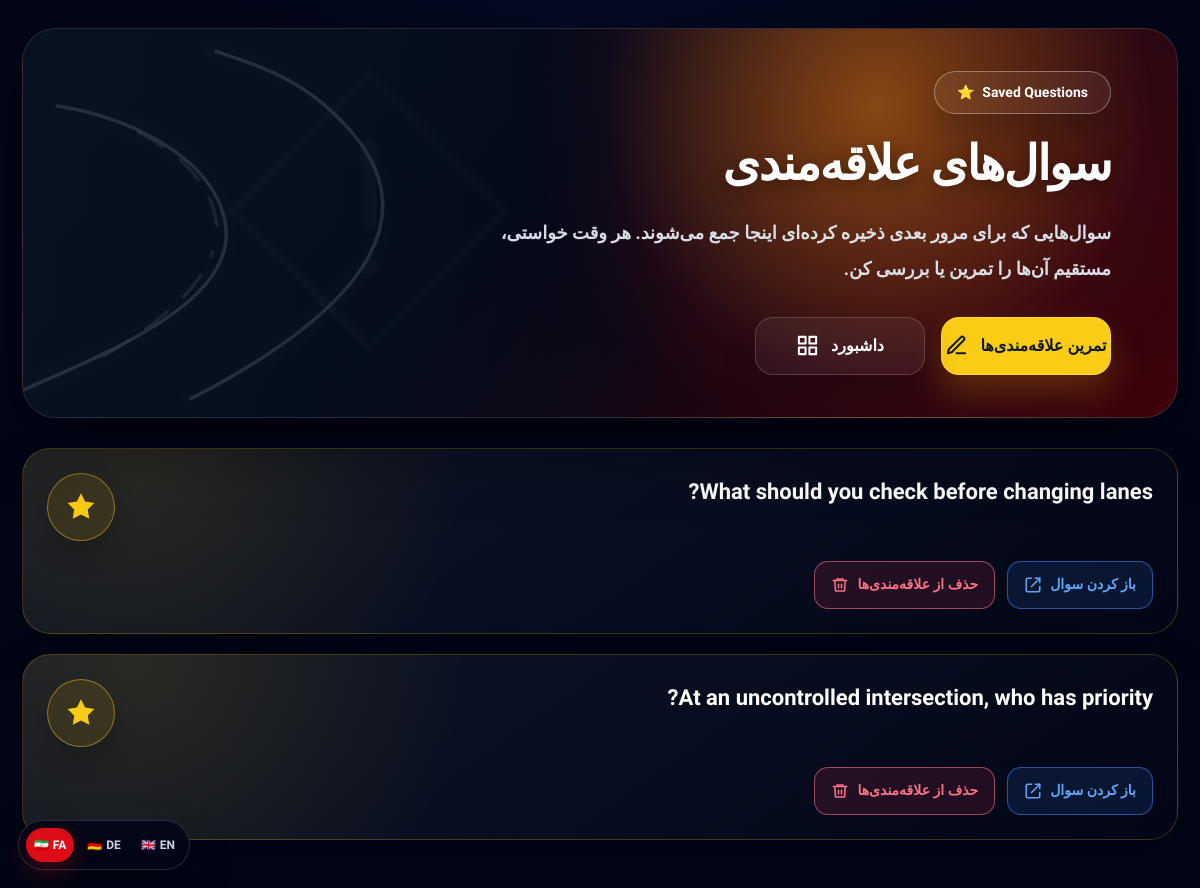
Page /quiz/favorites/ (signed in) on the earlier database version.
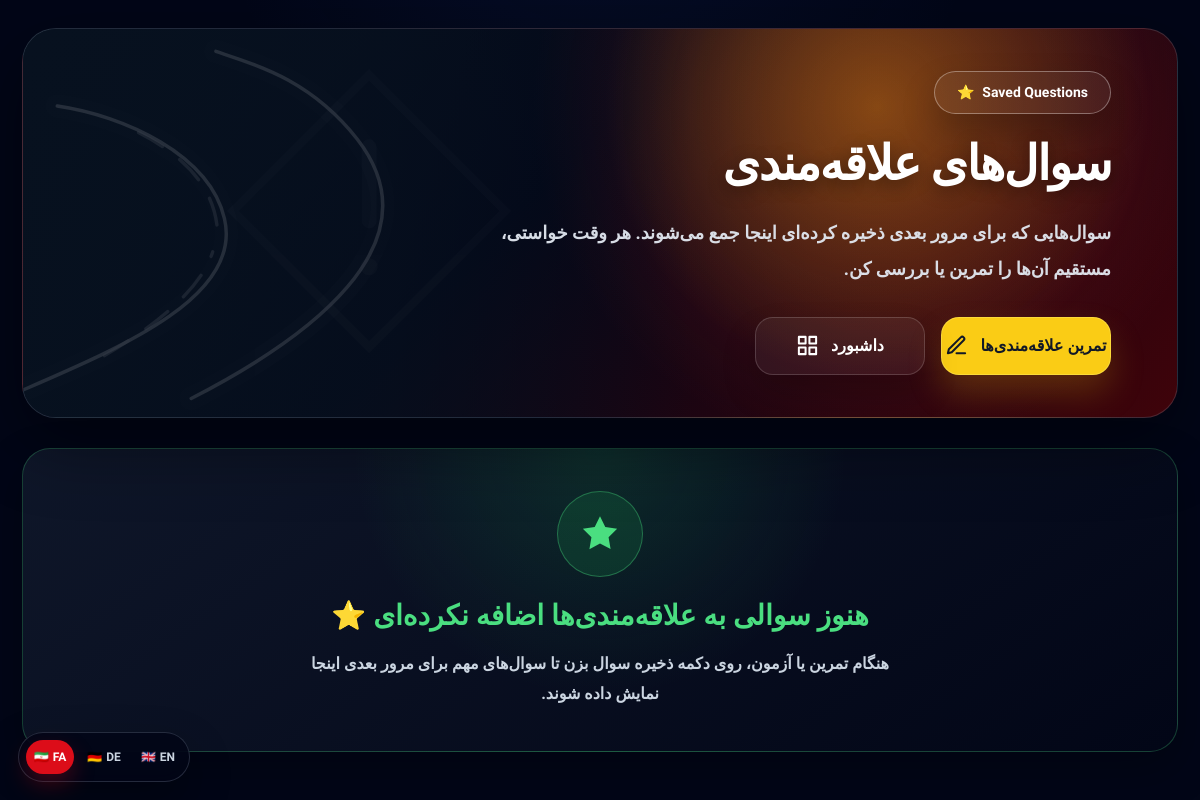
Same page on the later database version.
### quiz/models.py (models this page shows, shortened)
class FavoriteQuestion(models.Model):
    user = models.ForeignKey(
        settings.AUTH_USER_MODEL,
        on_delete=models.CASCADE,
        verbose_name=_("کاربر"),
    )
    question = models.ForeignKey(
        Question,
        on_delete=models.CASCADE,
        verbose_name=_("سؤال"),
    )
    created_at = models.DateTimeField(
        _("زمان ایجاد"),
        auto_now_add=True,
    )
    class Meta:
        verbose_name = _("سؤال موردعلاقه")
        verbose_name_plural = _("سؤال‌های موردعلاقه")
        unique_together = ("user", "question")

class Question(models.Model):
    SECTION_BASIC = "basic"
    SECTION_CLASS_B = "class_b"
    SECTION_CHOICES = [
        (SECTION_BASIC, _("دانش پایه")),
        (SECTION_CLASS_B, _("کلاس B")),
    ]
    category = models.ForeignKey(
        QuizCategory,
        on_delete=models.SET_NULL,
        null=True,
        blank=True,
        related_name="questions",
        verbose_name=_("دسته‌بندی"),
    )
    main_category = models.ForeignKey(
        QuizCategory,
        on_delete=models.SET_NULL,
        null=True,
        blank=True,
        related_name="main_questions",
        limit_choices_to={"parent__isnull": True},
        verbose_name=_("دسته‌بندی اصلی"),
        help_text=_("دسته‌بندی والد اصلی را انتخاب کنید؛ برای مثال مواد مخدر یا هفتاد آزمون اصلی."),
    )
    sub_category = models.ForeignKey(
        QuizCategory,
        on_delete=models.SET_NULL,
        null=True,
        blank=True,
        related_name="sub_questions",
        limit_choices_to={"parent__isnull": False},
        verbose_name=_("زیرمجموعه"),
        help_text=_("زیرمجموعه را انتخاب کنید؛ برای مثال هروئین یا آزمون ۱."),
    )
    scenario = models.TextField(
        _("سناریو"),
        blank=True,
    )
    scenario_translation = models.TextField(
        _("ترجمه سناریو"),
        blank=True,
    )
    section = models.CharField(
        _("بخش"),
        max_length=20,
        choices=SECTION_CHOICES,
        default=SECTION_BASIC,
    )
    title = models.TextField(
        _("متن سؤال"),
    )
    title_translation = models.TextField(
        _("ترجمه سؤال"),
        blank=True,
        help_text=_("ترجمه فارسی سؤال"),
    )
    image = models.ImageField(
        _("تصویر"),
        upload_to="quiz/images/",
        blank=True,
        null=True,
    )
    video_url = models.URLField(
        _("نشانی ویدیو"),
        blank=True,
    )
    max_video_replays = models.PositiveSmallIntegerField(
        _("حداکثر دفعات پخش ویدیو"),
        default=4,
        help_text=_("حداکثر تعداد دفعات مجاز مشاهده ویدیو پیش از پاسخ‌دادن"),
    )
    option_1 = models.CharField(
        _("گزینه ۱"),
        max_length=255,
    )
    option_1_translation = models.CharField(
        _("ترجمه گزینه ۱"),
        max_length=255,
        blank=True,
    )
    option_2 = models.CharField(
        _("گزینه ۲"),
        max_length=255,
    )
    option_2_translation = models.CharField(
        _("ترجمه گزینه ۲"),
        max_length=255,
        blank=True,
    )
    option_3 = models.CharField(
        _("گزینه ۳"),
        max_length=255,
    )
    option_3_translation = models.CharField(
        _("ترجمه گزینه ۳"),
        max_length=255,
        blank=True,
    )
    option_4 = models.CharField(
        _("گزینه ۴"),
        max_length=255,
        blank=True,
    )
    option_4_translation = models.CharField(
        _("ترجمه گزینه ۴"),
        max_length=255,
        blank=True,
    )
    correct_answer = models.PositiveSmallIntegerField(
        _("پاسخ صحیح"),
        choices=[
            (1, _("گزینه ۱")),
            (2, _("گزینه ۲")),
            (3, _("گزینه ۳")),
            (4, _("گزینه ۴")),
        ],
    )
    correct_answers = models.CharField(
        _("پاسخ‌های صحیح"),
        max_length=20,
        blank=True,
        default="",
        help_text=_("برای چند پاسخ صحیح، شماره‌ها را با ویرگول وارد کنید؛ مانند 1,2,4"),
    )
    points = models.PositiveSmallIntegerField(
        _("امتیاز خطا"),
        default=3,
        help_text=_("Fehlerpunkte / امتیاز خطا"),
    )
    explanation = models.TextField(
        _("توضیح پاسخ"),
        blank=True,
    )
    is_published = models.BooleanField(
        _("منتشر شده"),
        default=True,
    )
    created_at = models.DateTimeField(
        _("زمان ایجاد"),
        auto_now_add=True,
    )
    class Meta:
        verbose_name = _("سؤال")
        verbose_name_plural = _("سؤال‌ها")
        ordering = ["section", "-created_at"]

### quiz/views.py (the view)
# urls.py: path("favorites/", views.favorites, name="favorites"),
@login_required
def favorites(request):
    favorites = (
        FavoriteQuestion.objects.filter(user=request.user)
        .select_related("question")
        .order_by("-created_at")
    )
    return render(
        request,
        "quiz/favorites.html",
        {
            "favorites": favorites,
        },
    )

### quiz/templates/quiz/favorites.html (shortened to what the changed rows need)
{% extends "base/base.html" %}
{% load i18n %}
{% get_current_language_bidi as LANGUAGE_BIDI %}
{% block content %}
<main class="dt-page" dir="{% if LANGUAGE_BIDI %}rtl{% else %}ltr{% endif %}">
    <section class="dt-wrap">
        <div class="dt-hero">
            <div class="dt-hero-content">
                <div>
                    <h1 class="dt-title">{% trans "سوال‌های علاقه‌مندی" %}</h1>
                </div>
            </div>
        </div>
        <div class="dt-list">
            {% for favorite in favorites %}
                <section class="dt-favorite-card">
                    <div class="dt-card-head">
                        <div>
                            <h2 class="dt-question-title">
                                {{ favorite.question.title }}
                            </h2>
                        </div>
                        <div class="dt-icon">
                            <svg viewBox="0 0 24 24" fill="currentColor">
                                <path d="M12 2.8l2.76 5.6 6.18.9-4.47 4.36 1.05 6.15L12 17l-5.52 2.91 1.05-6.15L3.06 9.3l6.18-.9L12 2.8z"></path>
                            </svg>
                        </div>
                    </div>
                    <div class="dt-card-actions">
                        <a href="{% url 'question_detail' favorite.question.id %}" class="dt-card-btn dt-btn-open">
                            {% trans "باز کردن سوال" %}
                            <svg viewBox="0 0 24 24" fill="none" stroke="currentColor" stroke-width="2.1" stroke-linecap="round" stroke-linejoin="round">
                                <path d="M15 3h6v6"></path>
                                <path d="M10 14L21 3"></path>
                                <path d="M21 14v5a2 2 0 0 1-2 2H5a2 2 0 0 1-2-2V5a2 2 0 0 1 2-2h5"></path>
                            </svg>
                        </a>
                        <a href="{% url 'toggle_favorite' favorite.question.id %}" class="dt-card-btn dt-btn-remove">
                            {% trans "حذف از علاقه‌مندی‌ها" %}
                            <svg viewBox="0 0 24 24" fill="none" stroke="currentColor" stroke-width="2.1" stroke-linecap="round" stroke-linejoin="round">
                                <path d="M3 6h18"></path>
                                <path d="M8 6V4h8v2"></path>
                                <path d="M19 6l-1 14H6L5 6"></path>
                                <path d="M10 11v5"></path>
                                <path d="M14 11v5"></path>
                            </svg>
                        </a>
                    </div>
                </section>
            {% empty %}
                <div class="dt-empty">
                    <div class="dt-empty-icon">
                        <svg viewBox="0 0 24 24" fill="currentColor">
                            <path d="M12 2.8l2.76 5.6 6.18.9-4.47 4.36 1.05 6.15L12 17l-5.52 2.91 1.05-6.15L3.06 9.3l6.18-.9L12 2.8z"></path>
                        </svg>
                    </div>
                    <h2>{% trans "هنوز سوالی به علاقه‌مندی‌ها اضافه نکرده‌ای ⭐" %}</h2>
                    <p>
                        {% trans "هنگام تمرین یا آزمون، روی دکمه ذخیره سوال بزن تا سوال‌های مهم برای مرور بعدی اینجا نمایش داده شوند." %}
                    </p>
                </div>
            {% endfor %}
        </div>
    </section>
</main>
{% endblock %}

Differences in the rows shown:
removed FavoriteQuestion: question "What should you check before changing lanes?"
removed FavoriteQuestion: question "At an uncontrolled intersection, who has priority?"
Other differences:
text now shown: "هنوز سوالی به علاقه‌مندی‌ها اضافه نکرده‌ای ⭐ هنگام تمرین یا آزمون، روی دکمه ذخیره سوال بزن تا سوال‌های مهم برای مرور بعدی اینجا نمایش داده شوند."
